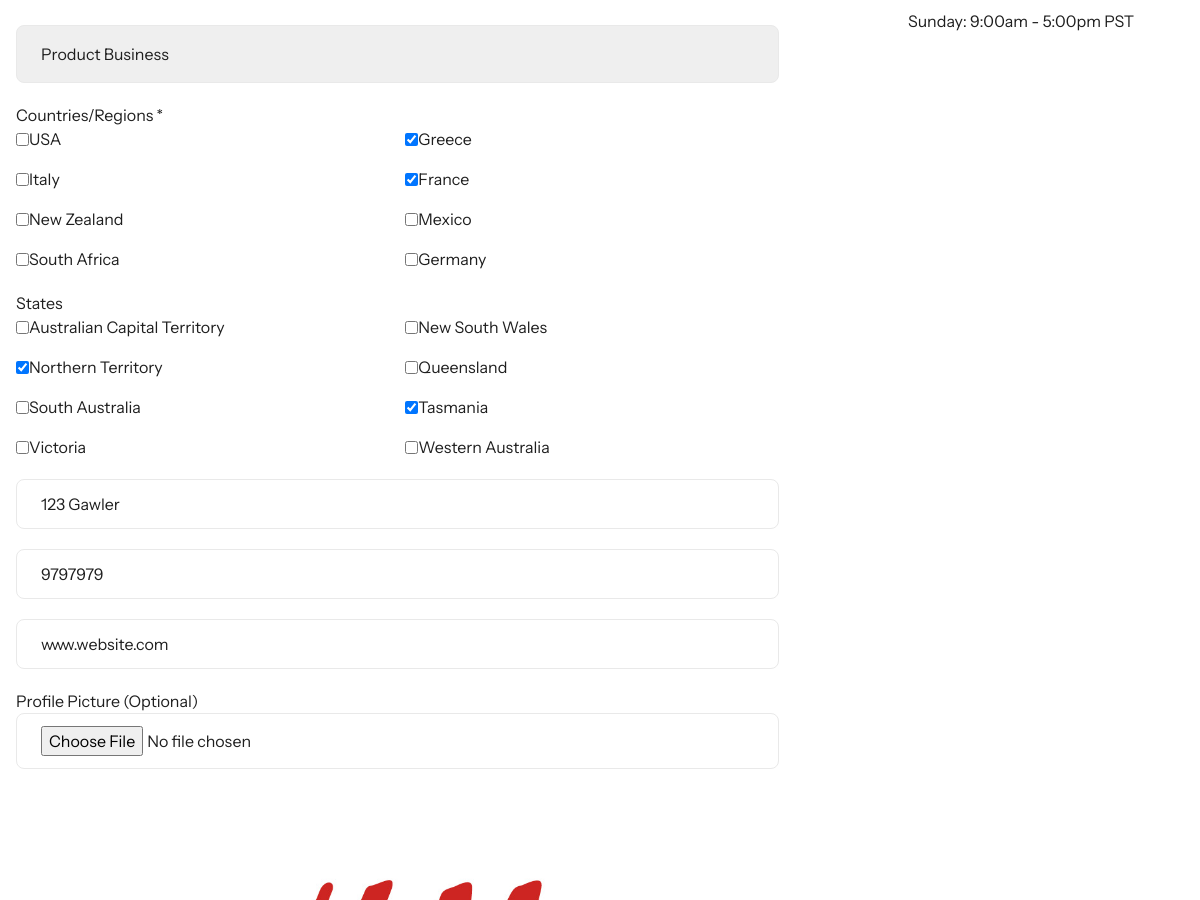
The app's page /business/hm/edit/ (signed in, middle part), older data.
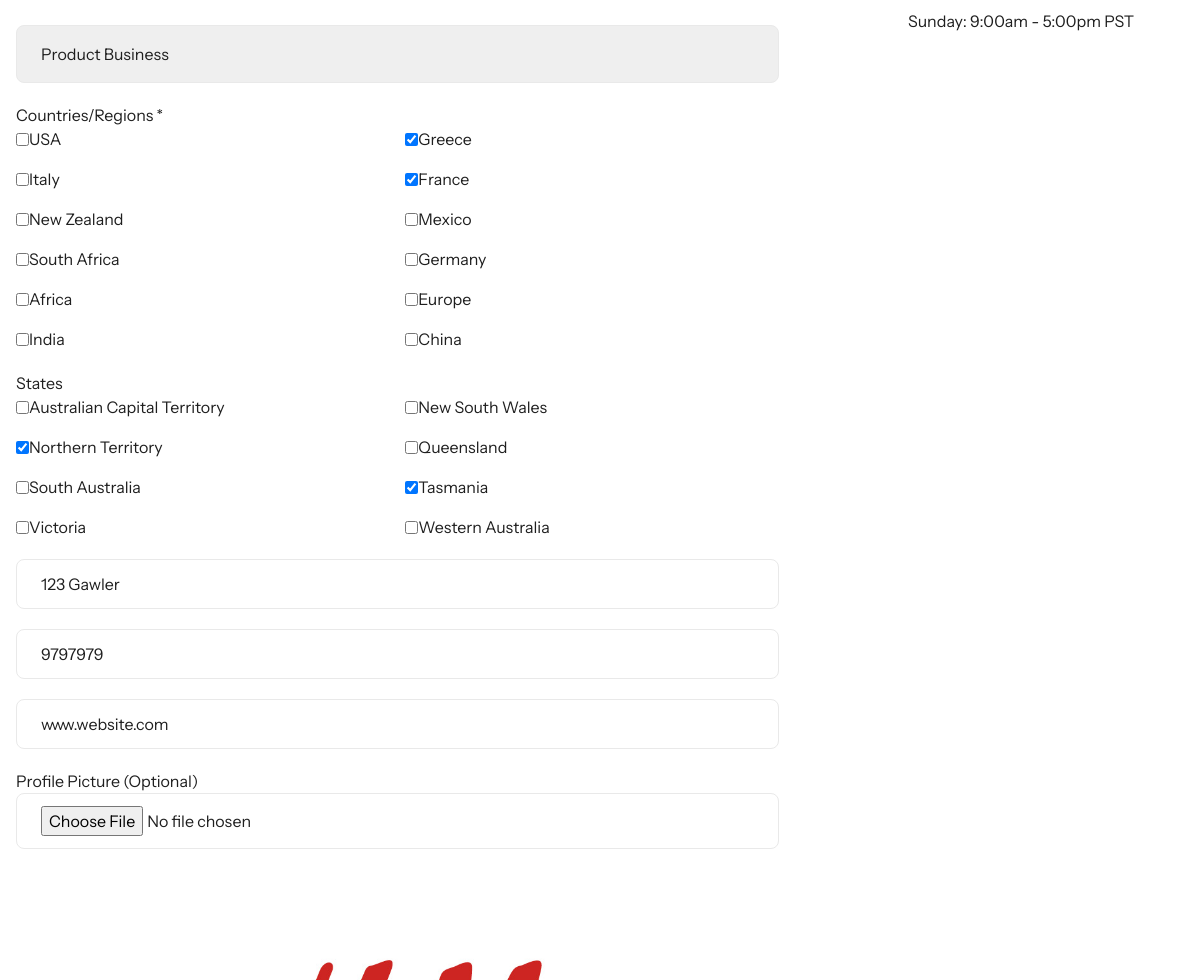
The same page, newer data.
### business/models.py (models this page shows, shortened)
class Country(models.Model):
    name = models.CharField(max_length=300)
    image = models.ImageField(upload_to="country_images/")
    is_featured = models.BooleanField(default=False)

class Business(models.Model):
    BUSINESS_TYPE_CHOICES = [
        ('product', 'Product Business'),
        ('service', 'Service Business'),
    ]
    seller = models.OneToOneField(CustomUser, on_delete=models.CASCADE, related_name='business')
    business_name = models.CharField(max_length=100)
    description = models.TextField()
    business_slug = models.SlugField(unique=True, blank=True)
    business_type = models.CharField(max_length=20, choices=BUSINESS_TYPE_CHOICES)
    countries = models.ManyToManyField(Country)
    states = models.ManyToManyField(State)
    address = models.CharField(max_length=200)
    phone = models.CharField(max_length=20)
    website = models.URLField(default='www.website.com')
    email = models.EmailField(default='name@email.com')
    profile_picture = models.ImageField(upload_to='business_profiles/', default='business_profiles/1.jpg')
    banner_image = models.ImageField(upload_to='business_banners/', default='business_profiles/1.jpg')
    is_featured = models.BooleanField(default=False)
    stripe_account_id = models.CharField(max_length=255, blank=True, null=True)

class State(models.Model):
    name = models.CharField(max_length=100)
    abbreviation = models.CharField(max_length=3)

### business/views.py (the view, shortened to what this page needs)
# urls.py: path('business/<slug:business_slug>/edit/', views.edit_business, name='edit_business'),
@login_required
def edit_business(request, business_slug):
    business = get_object_or_404(Business, business_slug=business_slug)
    if request.user != business.seller:
        return redirect('business_detail', business_slug=business.business_slug)
    countries = Country.objects.all()
    states = State.objects.all()
    context = {
        'business': business,
        'countries': countries,
        'states': states,
        'day_choices': OpeningHour.DAY_CHOICES,
    }
    return render(request, 'business/edit_business.html', context)

### business/context_processors.py (called while the page is built)
def cart_data(request):
    if request.user.is_authenticated:
        cart_items = Cart.objects.filter(user=request.user)
        total_price = sum(item.product.price * item.quantity for item in cart_items)
        item_prices = defaultdict(float)
        cart_variations = defaultdict(list)
        for item in cart_items:
            item_price = item.product.price * item.quantity
            item_prices[item.id] = item_price
            variations = CartItemVariation.objects.filter(cart=item)
            cart_variations[item.id] = [v.product_variation.value for v in variations]
    else:
        cart_items = []
        total_price = 0
        item_prices = {}
        cart_variations = {}
    return {
        'cart_items': cart_items,
        'total_price': total_price,
        'item_prices': item_prices,
        'cart_variations': cart_variations,
    }

def cart_item_count(request):
    if request.user.is_authenticated:
        cart_items = Cart.objects.filter(user=request.user).aggregate(total_quantity=Sum('quantity'))
        return {'cart_item_count': cart_items['total_quantity'] or 0}
    else:
        return {'cart_item_count': 0}

### business/templates/business/edit_business.html (shortened to what this page needs)
{% extends "business/base.html" %}
{% load static %}
{% load custom_filters %}
{% block content %}
<div class='contact-us md:py-20 py-10'>
    <div class="container">
        <div class="flex justify-between max-lg:flex-col gap-y-10">
            <div class="left lg:w-2/3 lg:pr-4">
                <form class="md:mt-7 mt-4" method="post" enctype="multipart/form-data">
                    <div class="email mt-5">
                    </div>
                    <div class="col-span-full select-block mt-5">
                        <select class="border border-line px-4 py-3 w-full rounded-lg" id="region" name="business_type">
                            <option value="product" {% if business.business_type == 'product' %}selected{% endif %}>Product Business</option>
                        </select>
                    </div>
                    <div class="col-span-full select-block mt-5">
                        <label>Countries/Regions *</label>
                        <div class="grid grid-cols-2 gap-4">
                            {% for country in countries %}
                            <div class="flex items-center">
                                <input type="checkbox" name="countries" id="country-{{ country.id }}" value="{{ country.id }}" {% if country in business.countries.all %}checked{% endif %} class="mr-2">
                                <label for="country-{{ country.id }}" class="cursor-pointer">{{ country.name }}</label>
                            </div>
                            {% endfor %}
                        </div>
                    </div>
                    <div class="col-span-full select-block mt-5">
                        <label>States</label>
                        <div class="grid grid-cols-2 gap-4">
                            {% for state in states %}
                            <div class="flex items-center">
                                <input type="checkbox" name="states" id="state-{{ state.id }}" value="{{ state.id }}" {% if state in business.states.all %}checked{% endif %} class="mr-2">
                                <label for="state-{{ state.id }}" class="cursor-pointer">{{ state.name }}</label>
                            </div>
                            {% endfor %}
                        </div>
                    </div>
                    <div class="email mt-5">
                        <input name="address" class="border-line px-4 pt-3 pb-3 w-full rounded-lg" type="text" placeholder="Address *" value="{{ business.address }}" required />
                    </div>
                    <div class="email mt-5">
                        <input name="phone" class="border-line px-4 pt-3 pb-3 w-full rounded-lg" type="text" placeholder="Phone Number *" value="{{ business.phone }}" required />
                    </div>
                    <div class="email mt-5">
                        <input name="website" class="border-line px-4 pt-3 pb-3 w-full rounded-lg" type="url" placeholder="Website (Optional)" value="{{ business.website }}" />
                    </div>
                    <div class="email mt-5">
                        <label>Profile Picture (Optional)</label>
                        <input name="profile_picture" class="border-line px-4 pt-3 pb-3 w-full rounded-lg" type="file" accept="image/*" placeholder="Profile Picture (Optional)" />
                        {% if business.profile_picture %}
                        <img src="{{ business.profile_picture.url }}" alt="{{ business.business_name }}" class="mt-2 w-32 h-32 object-cover rounded-lg">
                        {% endif %}
                    </div>
                </form>
            </div>
            <div class="right lg:w-1/4 lg:pl-4">
                <div class="item mt-10">
                    <p class="mt-3">Sunday: <span class='whitespace-nowrap'>9:00am - 5:00pm PST</span></p>
                </div>
            </div>
        </div>
    </div>
</div>
{% endblock content %}

Row changes from the older to the newer data that the page shows:
added Country: name "Africa"
added Country: name "Europe"
added Country: name "India"
added Country: name "China"
